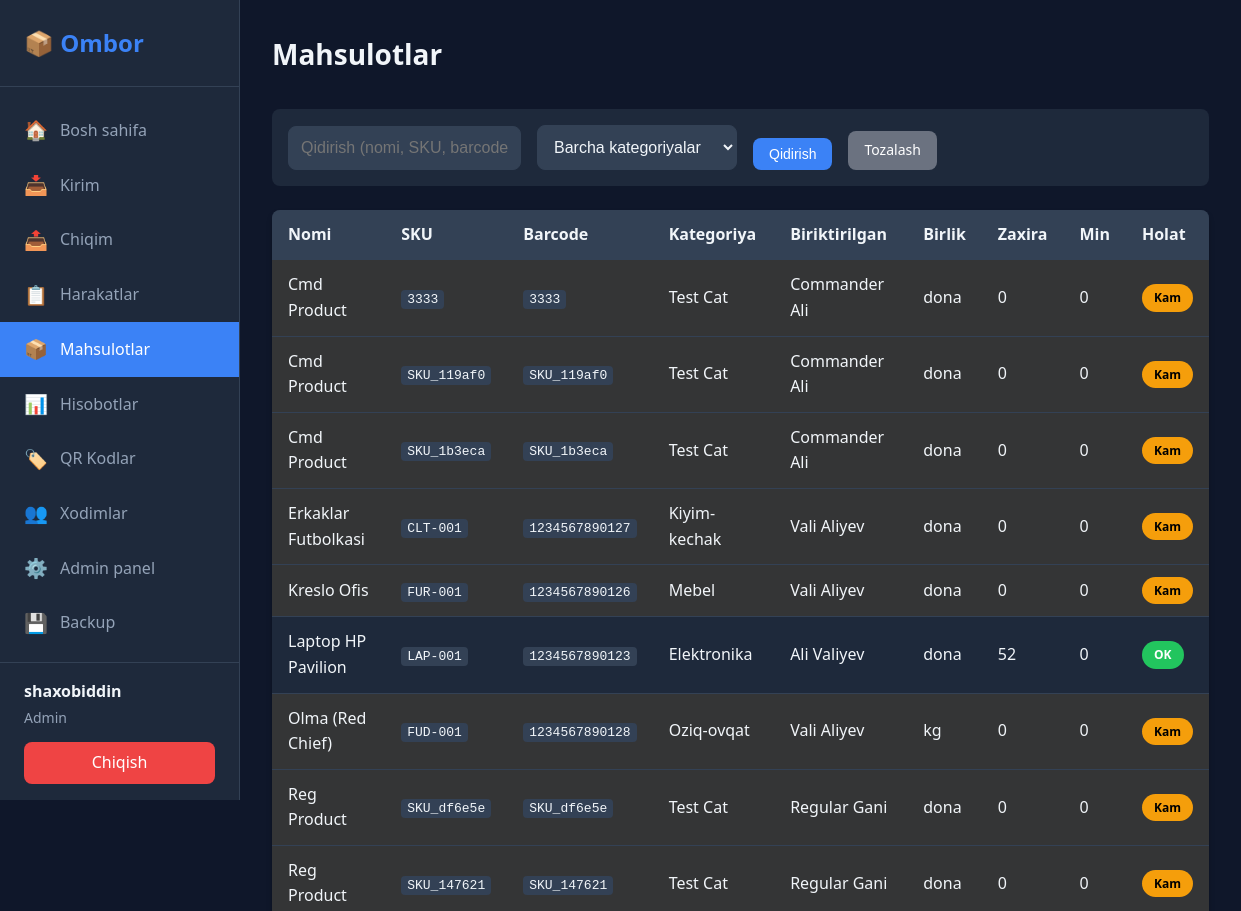
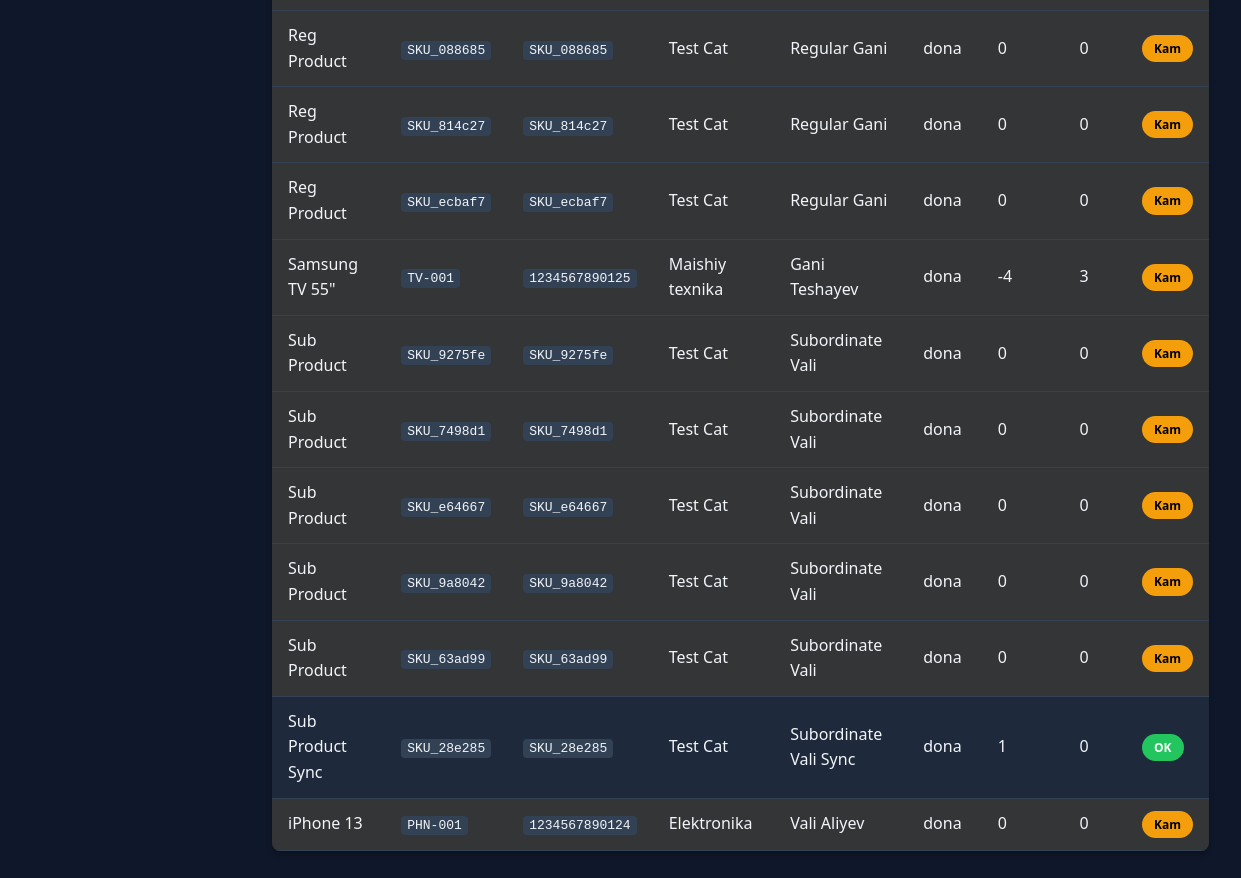
The app's page /products/ (signed in) with its own data (2 pictures, top to bottom).
### accounts/models.py (models this page shows, shortened)
class User(AbstractUser):
    ROLE_CHOICES = [
        ('admin', 'Admin'),
        ('operator', 'Operator'),
        ('viewer', 'Viewer'),
    ]
    role = models.CharField(
        max_length=20,
        choices=ROLE_CHOICES,
        default='viewer',
        verbose_name="Rol"
    )
    class Meta:
        verbose_name = "Foydalanuvchi"
        verbose_name_plural = "Foydalanuvchilar"
    @property
    def is_admin_role(self):
        return self.role == 'admin'
    @property
    def is_operator_role(self):
        return self.role in ['admin', 'operator']

### inventory/models.py (models this page shows, shortened)
class Product(models.Model):
    uid = models.UUIDField(default=uuid.uuid4, unique=True, db_index=True, editable=False)
    name = models.CharField(max_length=200, db_index=True, verbose_name="Mahsulot nomi")
    sku = models.CharField(max_length=50, unique=True, db_index=True, verbose_name="SKU")
    category = models.ForeignKey(
        Category,
        on_delete=models.PROTECT,
        related_name='products',
        verbose_name="Kategoriya"
    )
    assigned_to = models.ForeignKey(
        Employee,
        on_delete=models.SET_NULL,
        null=True,
        blank=True,
        related_name='assigned_products',
        verbose_name="Biriktirilgan xodim"
    )
    barcode = models.CharField(
        max_length=100,
        unique=True,
        db_index=True,
        verbose_name="Shtrix kod (QR)"
    )
    unit = models.CharField(max_length=20, verbose_name="O'lchov birligi")  # dona, kg, metr
    min_stock = models.IntegerField(default=0, verbose_name="Minimal zaxira")
    description = models.TextField(blank=True, verbose_name="Tavsif")
    created_at = models.DateTimeField(auto_now_add=True)
    updated_at = models.DateTimeField(auto_now=True)
    class Meta:
        verbose_name = "Mahsulot"
        verbose_name_plural = "Mahsulotlar"
        ordering = ['name']
        indexes = [
            models.Index(fields=['category']),
            models.Index(fields=['name']),
        ]

class Category(models.Model):
    name = models.CharField(max_length=100, verbose_name="Kategoriya nomi")
    description = models.TextField(blank=True, verbose_name="Tavsif")
    created_at = models.DateTimeField(auto_now_add=True)
    class Meta:
        verbose_name = "Kategoriya"
        verbose_name_plural = "Kategoriyalar"
        ordering = ['name']

class Employee(models.Model):
    name = models.CharField(max_length=100, verbose_name="Ism")
    employee_id = models.CharField(max_length=50, unique=True, verbose_name="Xodim ID")
    photo = models.ImageField(upload_to='employees/', blank=True, null=True, verbose_name="Rasm")
    face_label = models.IntegerField(unique=True, verbose_name="Face Label (LBPH)")
    is_active = models.BooleanField(default=True, verbose_name="Faol")
    is_commander = models.BooleanField(default=False, verbose_name="Komandir (Rahbar)")
    assigned_categories = models.ManyToManyField(
        'Category',
        blank=True,
        related_name='assigned_employees',
        verbose_name="Biriktirilgan toifalar"
    )
    supervisor = models.ForeignKey(
        'self',
        on_delete=models.SET_NULL,
        null=True,
        blank=True,
        related_name='subordinates',
        verbose_name="Rahbar (Komandir)"
    )
    created_at = models.DateTimeField(auto_now_add=True)
    updated_at = models.DateTimeField(auto_now=True)
    class Meta:
        verbose_name = "Xodim"
        verbose_name_plural = "Xodimlar"
        ordering = ['name']

class Stock(models.Model):
    product = models.OneToOneField(
        Product,
        on_delete=models.CASCADE,
        primary_key=True,
        related_name='stock',
        verbose_name="Mahsulot"
    )
    current_qty = models.IntegerField(default=0, verbose_name="Joriy miqdor")
    last_updated = models.DateTimeField(auto_now=True)
    class Meta:
        verbose_name = "Zaxira"
        verbose_name_plural = "Zaxiralar"
        indexes = [
            models.Index(fields=['current_qty']),
        ]
    @property
    def is_low_stock(self):
        return self.current_qty <= self.product.min_stock

### inventory/views.py (the view)
# urls.py: path('products/', views.product_list, name='product_list'),
@login_required
def product_list(request):
    search = request.GET.get('q', '').strip()
    category_id = request.GET.get('category', '')
    products = Product.objects.select_related('category', 'stock').all()
    if search:
        products = products.filter(
            Q(name__icontains=search) |
            Q(sku__icontains=search) |
            Q(barcode__icontains=search)
        )
    if category_id:
        products = products.filter(category_id=category_id)
    products = products.order_by('name')
    paginator = Paginator(products, settings.DEFAULT_PAGE_SIZE)
    page = request.GET.get('page', 1)
    products_page = paginator.get_page(page)
    categories = Category.objects.all()
    context = {
        'products': products_page,
        'categories': categories,
        'search': search,
        'selected_category': category_id,
    }
    return render(request, 'inventory/product_list.html', context)

### templates/inventory/product_list.html (shortened to what this page needs)
{% extends 'base.html' %}
{% block content %}
<div class="page-header">
    <h1>Mahsulotlar</h1>
</div>
<div class="filters">
    <form method="get" class="filter-form">
        <div class="form-group">
            <input type="text" name="q" value="{{ search }}" placeholder="Qidirish (nomi, SKU, barcode)..."
                class="search-input">
        </div>
        <div class="form-group">
            <select name="category" class="select-input">
                <option value="">Barcha kategoriyalar</option>
            </select>
        </div>
        <button type="submit" class="btn btn-primary">Qidirish</button>
        <a href="{% url 'product_list' %}" class="btn btn-secondary">Tozalash</a>
    </form>
</div>
<div class="table-container">
    <table class="table">
        <thead>
            <tr>
                <th>Nomi</th>
                <th>SKU</th>
                <th>Barcode</th>
                <th>Kategoriya</th>
                <th>Biriktirilgan</th>
                <th>Birlik</th>
                <th>Zaxira</th>
                <th>Min</th>
                <th>Holat</th>
            </tr>
        </thead>
        <tbody>
            {% for product in products %}
            <tr class="{% if product.stock and product.stock.is_low_stock %}low-stock{% endif %}">
                <td>{{ product.name }}</td>
                <td><code>{{ product.sku }}</code></td>
                <td><code>{{ product.barcode }}</code></td>
                <td>{{ product.category.name }}</td>
                <td>{{ product.assigned_to.name|default:"-" }}</td>
                <td>{{ product.unit }}</td>
                <td>
                    {% if product.stock %}
                    {{ product.stock.current_qty }}
                    {% else %}
                    0
                    {% endif %}
                </td>
                <td>{{ product.min_stock }}</td>
                <td>
                    {% if product.stock and product.stock.is_low_stock %}
                    <span class="badge badge-warning">Kam</span>
                    {% else %}
                    <span class="badge badge-success">OK</span>
                    {% endif %}
                </td>
            </tr>
            {% empty %}
            <tr>
                <td colspan="9" class="text-center">Mahsulot topilmadi</td>
            </tr>
            {% endfor %}
        </tbody>
    </table>
</div>
{% endblock %}

### templates/base.html (shortened to what this page needs)
<!DOCTYPE html>
<html lang="uz">
<head>
    <link rel="stylesheet" href="/static/css/main.css">
</head>
<body>
    {% if user.is_authenticated %}
    <div class="layout">
        <aside class="sidebar">
            <div class="sidebar-header">
                <h1 class="logo">📦 Ombor</h1>
            </div>
            <nav class="sidebar-nav">
                <a href="{% url 'dashboard' %}"
                    class="nav-item {% if request.resolver_match.url_name == 'dashboard' %}active{% endif %}">
                    <span class="icon">🏠</span> Bosh sahifa
                </a>
                {% if user.is_operator_role %}
                <a href="{% url 'movement_in' %}"
                    class="nav-item {% if request.resolver_match.url_name == 'movement_in' %}active{% endif %}">
                    <span class="icon">📥</span> Kirim
                </a>
                <a href="{% url 'movement_out' %}"
                    class="nav-item {% if request.resolver_match.url_name == 'movement_out' %}active{% endif %}">
                    <span class="icon">📤</span> Chiqim
                </a>
                {% endif %}
                <a href="{% url 'movement_list' %}"
                    class="nav-item {% if request.resolver_match.url_name == 'movement_list' %}active{% endif %}">
                    <span class="icon">📋</span> Harakatlar
                </a>
                <a href="{% url 'product_list' %}"
                    class="nav-item {% if request.resolver_match.url_name == 'product_list' %}active{% endif %}">
                    <span class="icon">📦</span> Mahsulotlar
                </a>
                <a href="{% url 'report_dashboard' %}"
                    class="nav-item {% if 'report' in request.resolver_match.url_name %}active{% endif %}">
                    <span class="icon">📊</span> Hisobotlar
                </a>
                <a href="{% url 'qr_code_dashboard' %}"
                    class="nav-item {% if 'qr' in request.resolver_match.url_name %}active{% endif %}">
                    <span class="icon">🏷️</span> QR Kodlar
                </a>
                {% if user.is_admin_role or user.is_staff or user.is_superuser %}
                <a href="{% url 'employee_list' %}"
                    class="nav-item {% if request.resolver_match.url_name == 'employee_list' %}active{% endif %}">
                    <span class="icon">👥</span> Xodimlar
                </a>
                <a href="{% url 'admin:index' %}" class="nav-item">
                    <span class="icon">⚙️</span> Admin panel
                </a>
                <a href="{% url 'backup_download' %}" class="nav-item">
                    <span class="icon">💾</span> Backup
                </a>
                {% endif %}
            </nav>
            <div class="sidebar-footer">
                <div class="user-info">
                    <span class="user-name">{{ user.username }}</span>
                    <span class="user-role">{{ user.get_role_display }}</span>
                </div>
                <a href="{% url 'logout' %}" class="logout-btn">Chiqish</a>
            </div>
        </aside>
        <main class="main-content">
            {% block content %}{% endblock %}
        </main>
    </div>
    {% else %}
    <div class="auth-container">
        {% block auth_content %}{% endblock %}
    </div>
    {% endif %}
</body>
</html>

### static/css/main.css (style rules this page uses)
:root { --primary: #3b82f6; --primary-dark: #2563eb; --success: #22c55e; --warning: #f59e0b; --danger: #ef4444; --info: #06b6d4; --secondary: #6b7280; --bg: #0f172a; --bg-card: #1e293b; --bg-input: #334155; --text: #f1f5f9; --text-muted: #94a3b8; --border: #334155; --sidebar-width: 240px; --radius: 8px; --shadow: 0 4px 6px -1px rgba(0, 0, 0, 0.3); }
* { box-sizing: border-box; margin: 0; padding: 0; }
body { font-family: 'Segoe UI', Tahoma, Geneva, Verdana, sans-serif; background: var(--bg); color: var(--text); line-height: 1.6; }
.layout { display: flex; min-height: 100vh; }
.sidebar { width: var(--sidebar-width); background: var(--bg-card); border-right: 1px solid var(--border); display: flex; flex-direction: column; position: fixed; height: 100vh; }
.sidebar-header { padding: 1.5rem; border-bottom: 1px solid var(--border); }
.logo { font-size: 1.5rem; font-weight: 700; color: var(--primary); }
.sidebar-nav { flex: 1; padding: 1rem 0; overflow-y: auto; }
.nav-item { display: flex; align-items: center; gap: 0.75rem; padding: 0.75rem 1.5rem; color: var(--text-muted); text-decoration: none; transition: all 0.2s; }
.nav-item.active { background: var(--primary); color: white; }
.nav-item .icon { font-size: 1.2rem; }
.sidebar-footer { padding: 1rem 1.5rem; border-top: 1px solid var(--border); }
.user-info { margin-bottom: 0.75rem; }
.user-name { display: block; font-weight: 600; }
.user-role { font-size: 0.875rem; color: var(--text-muted); }
.logout-btn { display: block; width: 100%; padding: 0.5rem; background: var(--danger); color: white; border: none; border-radius: var(--radius); text-decoration: none; text-align: center; cursor: pointer; }
.main-content { flex: 1; margin-left: var(--sidebar-width); padding: 2rem; }
.page-header { display: flex; justify-content: space-between; align-items: center; margin-bottom: 2rem; }
.page-header h1 { font-size: 1.75rem; }
.table-container { background: var(--bg-card); border-radius: var(--radius); overflow: hidden; box-shadow: var(--shadow); }
.table { width: 100%; border-collapse: collapse; }
.table th, .table td { padding: 0.75rem 1rem; text-align: left; border-bottom: 1px solid var(--border); }
.table th { background: var(--bg-input); font-weight: 600; }
.table tr.low-stock { background: rgba(245, 158, 11, 0.1); }
.badge { display: inline-block; padding: 0.25rem 0.75rem; border-radius: 50px; font-size: 0.75rem; font-weight: 600; }
.badge-success { background: var(--success); color: white; }
.badge-warning { background: var(--warning); color: black; }
.btn { display: inline-flex; align-items: center; gap: 0.5rem; padding: 0.5rem 1rem; border-radius: var(--radius); border: none; font-size: 0.875rem; font-weight: 500; cursor: pointer; text-decoration: none; transition: all 0.2s; }
.btn-primary { background: var(--primary); color: white; }
.btn-secondary { background: var(--secondary); color: white; }
.form-group { margin-bottom: 1rem; }
input[type="text"], input[type="password"], input[type="email"], input[type="number"], select, textarea { width: 100%; padding: 0.75rem; background: var(--bg-input); border: 1px solid var(--border); border-radius: var(--radius); color: var(--text); font-size: 1rem; }
.filters { background: var(--bg-card); padding: 1rem; border-radius: var(--radius); margin-bottom: 1.5rem; }
.filter-form { display: flex; gap: 1rem; align-items: flex-end; flex-wrap: wrap; }
.filter-form .form-group { margin-bottom: 0; min-width: 200px; }
.search-input, .select-input { min-width: 200px; }
code { background: var(--bg-input); padding: 0.125rem 0.375rem; border-radius: 4px; font-family: monospace; }
a { color: var(--primary); }

### records on screen
User: username "shaxobiddin", role "Admin"
Product: name "Cmd Product", sku "3333", barcode "3333", category.name "Test Cat", assigned_to.name "Commander Ali", unit "dona", stock.current_qty "0", min_stock "0", shows "Kam"
Product: name "Cmd Product", sku "SKU_119af0", barcode "SKU_119af0", category.name "Test Cat", assigned_to.name "Commander Ali", unit "dona", stock.current_qty "0", min_stock "0", shows "Kam"
Product: name "Cmd Product", sku "SKU_1b3eca", barcode "SKU_1b3eca", category.name "Test Cat", assigned_to.name "Commander Ali", unit "dona", stock.current_qty "0", min_stock "0", shows "Kam"
Product: name "Erkaklar Futbolkasi", sku "CLT-001", barcode "1234567890127", category.name "Kiyim-kechak", assigned_to.name "Vali Aliyev", unit "dona", stock.current_qty "0", min_stock "0", shows "Kam"
Product: name "Kreslo Ofis", sku "FUR-001", barcode "1234567890126", category.name "Mebel", assigned_to.name "Vali Aliyev", unit "dona", stock.current_qty "0", min_stock "0", shows "Kam"
Product: name "Laptop HP Pavilion", sku "LAP-001", barcode "1234567890123", category.name "Elektronika", assigned_to.name "Ali Valiyev", unit "dona", stock.current_qty "52", min_stock "0", shows "OK"
Product: name "Olma (Red Chief)", sku "FUD-001", barcode "1234567890128", category.name "Oziq-ovqat", assigned_to.name "Vali Aliyev", unit "kg", stock.current_qty "0", min_stock "0", shows "Kam"
Product: name "Reg Product", sku "SKU_df6e5e", barcode "SKU_df6e5e", category.name "Test Cat", assigned_to.name "Regular Gani", unit "dona", stock.current_qty "0", min_stock "0", shows "Kam"
Product: name "Reg Product", sku "SKU_147621", barcode "SKU_147621", category.name "Test Cat", assigned_to.name "Regular Gani", unit "dona", stock.current_qty "0", min_stock "0", shows "Kam"
Product: name "Reg Product", sku "SKU_088685", barcode "SKU_088685", category.name "Test Cat", assigned_to.name "Regular Gani", unit "dona", stock.current_qty "0", min_stock "0", shows "Kam"
Product: name "Reg Product", sku "SKU_814c27", barcode "SKU_814c27", category.name "Test Cat", assigned_to.name "Regular Gani", unit "dona", stock.current_qty "0", min_stock "0", shows "Kam"
Product: name "Reg Product", sku "SKU_ecbaf7", barcode "SKU_ecbaf7", category.name "Test Cat", assigned_to.name "Regular Gani", unit "dona", stock.current_qty "0", min_stock "0", shows "Kam"
Product: name "Samsung TV 55\"", sku "TV-001", barcode "1234567890125", category.name "Maishiy texnika", assigned_to.name "Gani Teshayev", unit "dona", stock.current_qty "-4", min_stock "3", shows "Kam"
Product: name "Sub Product", sku "SKU_9275fe", barcode "SKU_9275fe", category.name "Test Cat", assigned_to.name "Subordinate Vali", unit "dona", stock.current_qty "0", min_stock "0", shows "Kam"
Product: name "Sub Product", sku "SKU_7498d1", barcode "SKU_7498d1", category.name "Test Cat", assigned_to.name "Subordinate Vali", unit "dona", stock.current_qty "0", min_stock "0", shows "Kam"
Product: name "Sub Product", sku "SKU_e64667", barcode "SKU_e64667", category.name "Test Cat", assigned_to.name "Subordinate Vali", unit "dona", stock.current_qty "0", min_stock "0", shows "Kam"
Product: name "Sub Product", sku "SKU_9a8042", barcode "SKU_9a8042", category.name "Test Cat", assigned_to.name "Subordinate Vali", unit "dona", stock.current_qty "0", min_stock "0", shows "Kam"
Product: name "Sub Product", sku "SKU_63ad99", barcode "SKU_63ad99", category.name "Test Cat", assigned_to.name "Subordinate Vali", unit "dona", stock.current_qty "0", min_stock "0", shows "Kam"
Product: name "Sub Product Sync", sku "SKU_28e285", barcode "SKU_28e285", category.name "Test Cat", assigned_to.name "Subordinate Vali Sync", unit "dona", stock.current_qty "1", min_stock "0", shows "OK"
Product: name "iPhone 13", sku "PHN-001", barcode "1234567890124", category.name "Elektronika", assigned_to.name "Vali Aliyev", unit "dona", stock.current_qty "0", min_stock "0", shows "Kam"
